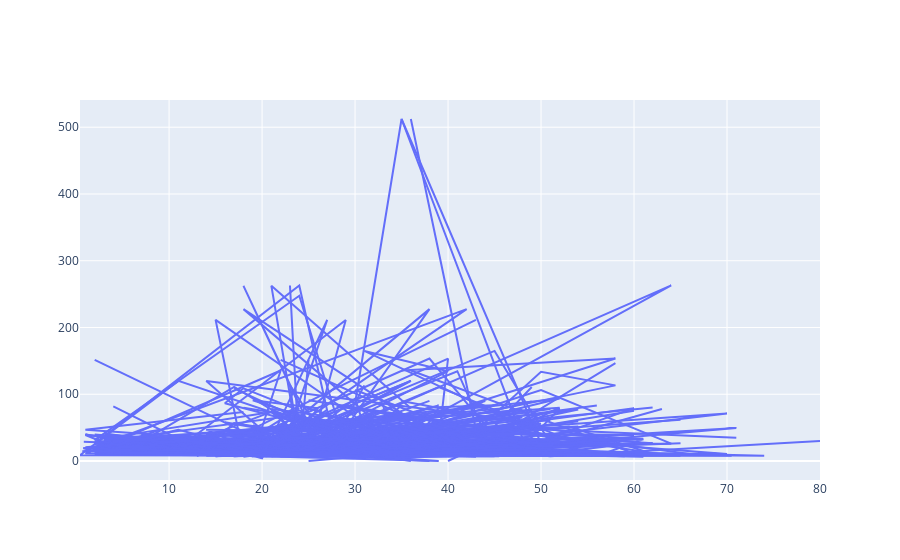

Source (notebook cell):
### Code cell
# import plotly.express as px
import plotly.graph_objects as go # type: ignore
name=["arham","haron","ali"]
df=sns.load_dataset('titanic')
height=[2.3,4.8,9.2]
#line chart
# fig =go.Figure(data=go.Scatter(x=[1,2,3,4],y=[10,11,12,13]))
fig =go.Figure(data=go.Scatter(x=df['age'],y=df['fare']))
# fig=px.line(x=name,y=height,title="graph of student")
# px.line(x=name,y=height,title="graph of student")
# px.bar(x=name,y=height,title="graph of student")
# fig=px.scatter(x="age",y="fare",color="sex",size="fare",title="graph of student")
fig.show()

# fig.write_image("arham.png")
# fig.write_html("arham.html")

### Figure 1 — Plotly figure (JSON) as saved in the notebook; plotly's stock layout.template omitted (floating-point values rounded to 4 significant figures; data arrays with more than 128 entries replaced by an {"elided": "..."} marker saying what was removed)
{"data": [{"type": "scatter", "x": {"elided": "891 float values"}, "y": {"elided": "891 float values"}}], "layout": {}}
